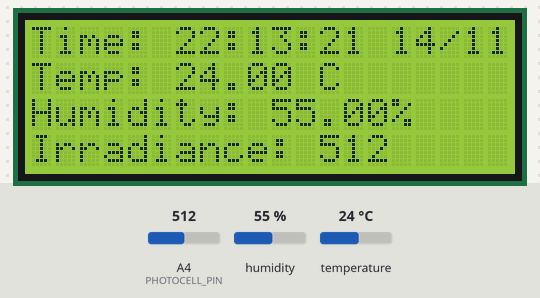
Recording of a sketch running on a simulated Arduino Uno, built with avr-gcc and run on an emulated ATmega328P. Parts: 20×4 character LCD. Inputs (shaded band) come from the test bench; at power-on: humidity 55 %, A4 (PHOTOCELL_PIN) = 512, temperature 24 °C. The local clock reads 2024-03-15 10:24:30 at power-on unless the sketch sets it; what the sketch prints to the serial monitor is not drawn.

Above: at 1.3 s.
1.4 s: humidity set to 22 %
At 2.6 s:
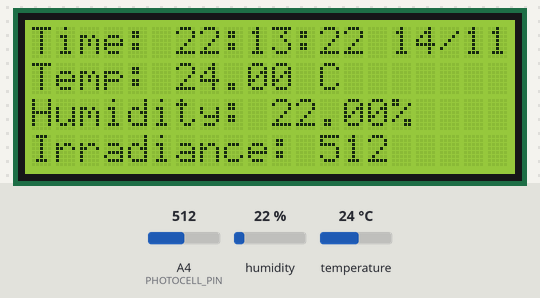
4.8 s: A4 (PHOTOCELL_PIN) set to 716
At 6.3 s:
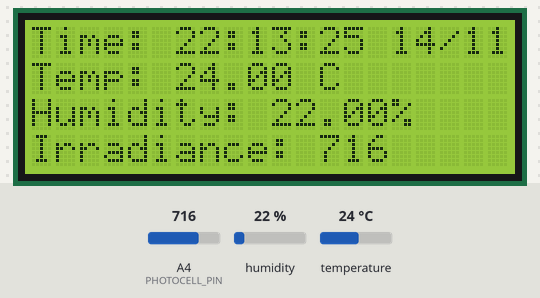
8.0 s: temperature set to 12 °C
At 9.4 s:
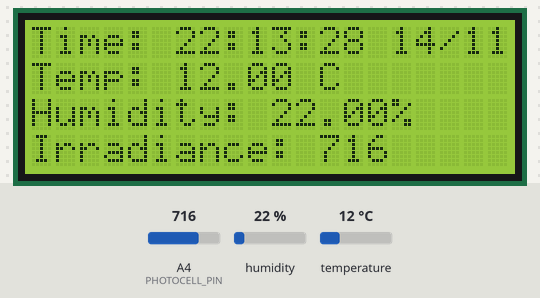
11.1 s: A4 (PHOTOCELL_PIN) set to 900
At 12.5 s:
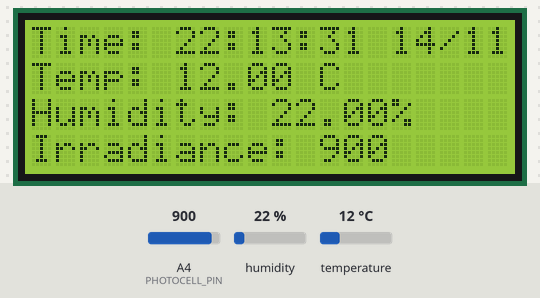
14.3 s: humidity set to 40 %
At 15.8 s:
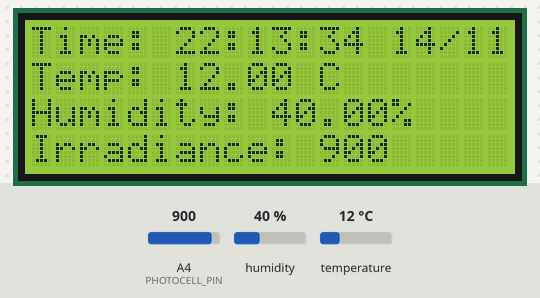
17.5 s: temperature set to 19 °C
At 20.0 s:
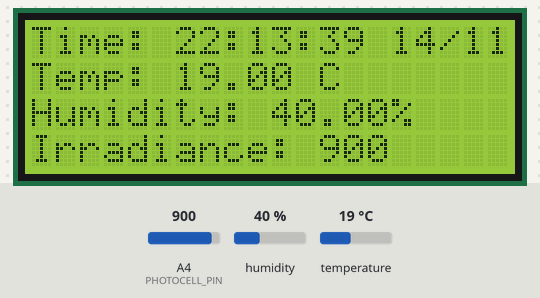
Timing chart, 0 to 21.5 s (numbered marks = the images above; inputs shaded):
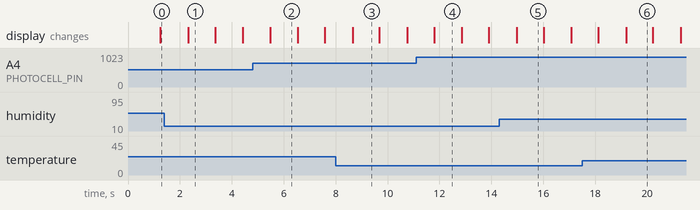

Measured:
- what the display in image 5 shows lasts 1.0 s, from 15.0 s to 16.0 s

The sketch:

AirStation.ino
```cpp
#include <Wire.h>
#include <LiquidCrystal_I2C.h>
#include "DHT.h"
#include <RTClib.h>

// Define the LCD I2C address and dimensions (20 columns, 4 rows)
LiquidCrystal_I2C lcd(0x27, 20, 4);
RTC_DS3231 rtc;

// Photocell pin
#define PHOTOCELL_PIN A4
// DHT sensor settings
#define DHTPIN A5        // DHT sensor pin connected to A3
#define DHTTYPE DHT11    // DHT11 sensor type
DHT dht(DHTPIN, DHTTYPE);

float temp = 0;
float humidity = 0;
int lightLevel = 0;
String currentTime = "";

void setup() {
  Serial.begin(9600);
  setupDisplay();
  Wire.begin();
  dht.begin();
  rtc.begin();
  rtc.adjust(DateTime(F(__DATE__), F(__TIME__)));
}

void loop() {
  UpdateDisplay();
  delay(1000);
}

// Function to process time based on millis()
bool processTimeAndValidate() {
  DateTime now = rtc.now();  // Get the current time from the RTC
  String timeRead = (String(now.hour() < 10 ? "0" : "") + String(now.hour()) + ":" +
                     String(now.minute() < 10 ? "0" : "") + String(now.minute()) + ":" +
                     String(now.second() < 10 ? "0" : "") + String(now.second()) + " " +
                     String(now.day() < 10 ? "0" : "") + String(now.day()) + "/" +
                     String(now.month() < 10 ? "0" : "") + String(now.month()));
  if(timeRead != currentTime) {
    currentTime = timeRead;
    return true;
  }
  return false;
}

// Function to read photocell and return true if the value has changed
bool processPhotocellAndValidate() {
  int lightRead = analogRead(PHOTOCELL_PIN);
  if (lightRead != lightLevel) {
    lightLevel = lightRead;
    return true;
  }
  return false;
}

bool processTempAndValdiate(){
   float tempRead = dht.readTemperature();
  if(temp != tempRead){
    temp = tempRead;
    return true;
  }
  return false;
}

bool processHumidAndValdiate(){
  float humidityRead = dht.readHumidity();
  if(humidity != humidityRead){
    humidity = humidityRead;
    return true;
  }
  return false;
}

void setupDisplay(){
  // Initialize the LCD and start it
  lcd.begin();
  lcd.backlight();
  // Display initial message
  lcd.clear();
  lcd.setCursor(0,0);
  lcd.print("Initializing...");
  lcd.setCursor(0,1);
  lcd.print("Temp: ");
  lcd.setCursor(0,2);
  lcd.print("Humidity: ");
  lcd.setCursor(0,3);
  lcd.print("Irradiance: ");
}

void UpdateDisplay() {
  // Update time
  if (processTimeAndValidate()) {
    lcd.setCursor(0,0);
    lcd.print("                ");
    lcd.setCursor(0,0);
    lcd.print("Time: ");
    lcd.print(currentTime);
      // Update temperature
    if (processTempAndValdiate()) {
      lcd.setCursor(6,1);
      lcd.print("        ");
      lcd.setCursor(6,1);
      lcd.print(temp);
      lcd.print(" C");
    }
    // Update humidity
    if (processHumidAndValdiate()) {
      lcd.setCursor(10,2);
      lcd.print("      ");
      lcd.setCursor(10,2);
      lcd.print(humidity);
      lcd.print("%");
    }
    // Update irradiance
    if (processPhotocellAndValidate()) {
      lcd.setCursor(12,3);
      lcd.print("      ");
      lcd.setCursor(12,3);
      lcd.print(lightLevel);
      lcd.print(" ");
    }
    //for python scrip to get continuous values per each second
    Serial.print(currentTime);
    Serial.print(" T: ");
    Serial.println(temp);
    Serial.print(currentTime);
    Serial.print(" H: ");
    Serial.println(humidity);
  }
}
```
